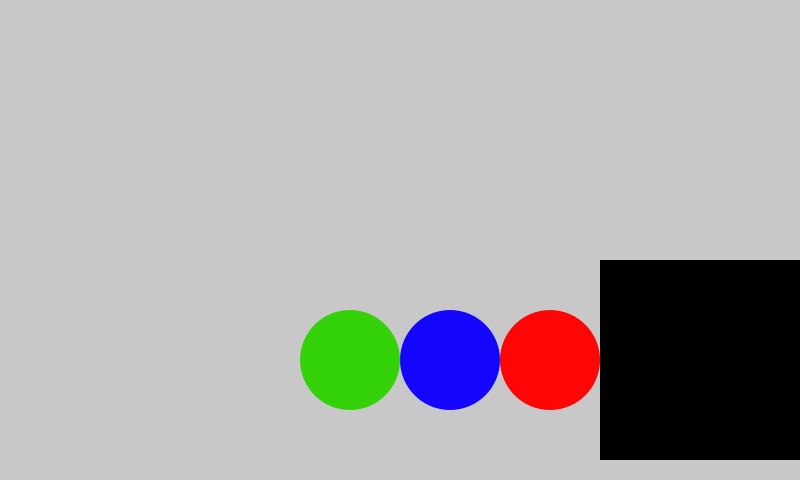
Frame 1 (no input)
Frame 60 (the mouse pressed at the canvas centre just before this capture): identical to frame 1, image omitted
Frame 120 (the mouse held since frame 60 and released just before this capture): identical to frame 1, image omitted

The Processing sketch that drew this single still picture (run headless with seeded random() and noise(); from frame 60 on, the mouse is pressed at the canvas centre):

// Processing sketch: processing_65955
// ── processing_65955.pde

void setup() {
  size(800, 480);
  smooth();

}

void draw() {
  background(200);
  noStroke();
  fill(0);
  rect(600, 260, 200, 200);
  fill(255, 5, 5);
  ellipse(550, 360, 100, 100);
  fill(20, 5, 255);
  ellipse(450, 360, 100, 100);
  fill(51, 209, 8);
  ellipse(350, 360, 100, 100);
  
    
}
  
